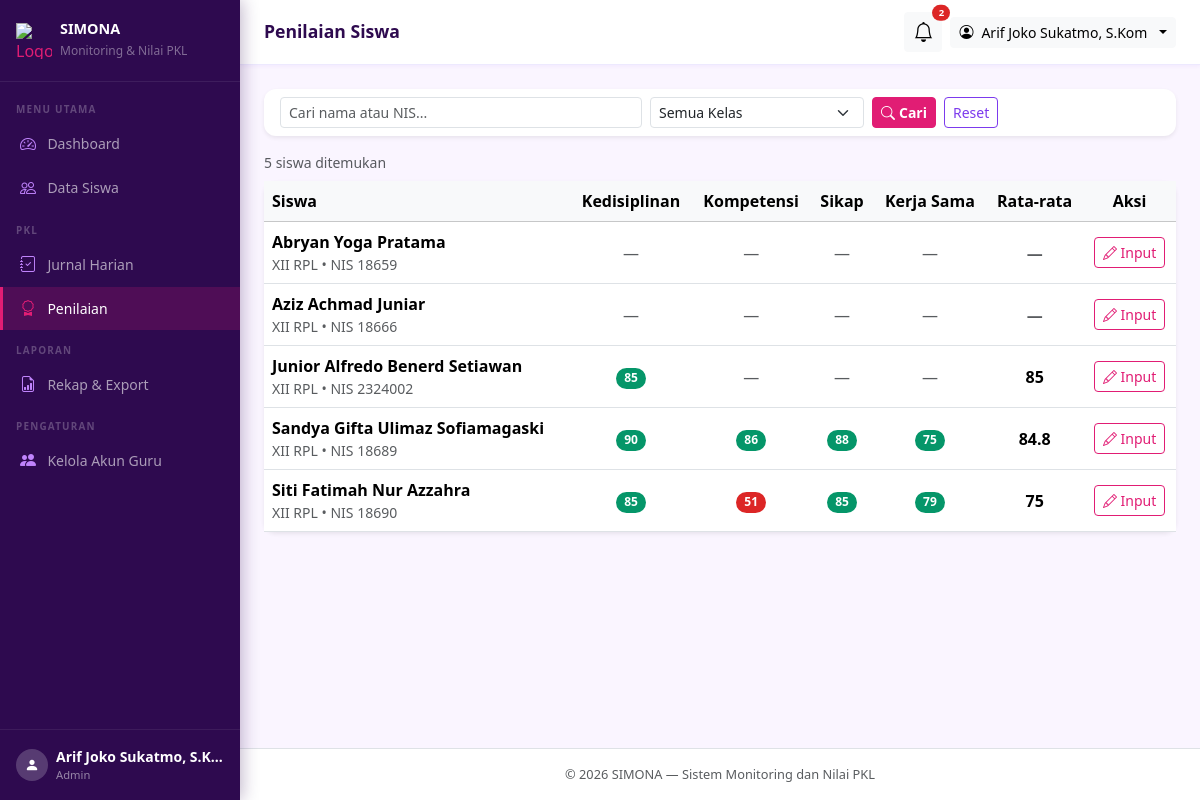
/admin/nilai/index.php (signed in), run on the app's committed database.
### tables this page shows
CREATE TABLE `siswa` (
  `id` int(10) unsigned NOT NULL AUTO_INCREMENT,
  `user_id` int(10) unsigned NOT NULL COMMENT 'Relasi ke users.id (akun siswa)',
  `nis` varchar(20) NOT NULL COMMENT 'Nomor Induk Siswa',
  `kelas` varchar(20) NOT NULL COMMENT 'Contoh: XII RPL 1',
  `tempat_pkl` varchar(150) NOT NULL COMMENT 'Nama perusahaan/instansi',
  `alamat_pkl` varchar(255) DEFAULT NULL COMMENT 'Alamat tempat PKL, boleh kosong',
  `nama_pembimbing_industri` varchar(100) NOT NULL COMMENT 'Mentor di tempat PKL, hanya data',
  `no_hp_pembimbing_industri` varchar(20) DEFAULT NULL COMMENT 'Boleh kosong',
  `guru_pembimbing_id` int(10) unsigned NOT NULL COMMENT 'Relasi ke users.id (guru/admin)',
  `tgl_mulai` date NOT NULL,
  `tgl_selesai` date NOT NULL COMMENT 'Tidak boleh sebelum tgl_mulai',
  PRIMARY KEY (`id`),
  UNIQUE KEY `uq_nis` (`nis`),
  UNIQUE KEY `uq_user_id` (`user_id`),
  KEY `idx_guru_pembimbing` (`guru_pembimbing_id`),
  KEY `idx_kelas` (`kelas`),
  CONSTRAINT `fk_siswa_guru` FOREIGN KEY (`guru_pembimbing_id`) REFERENCES `users` (`id`),
  CONSTRAINT `fk_siswa_user` FOREIGN KEY (`user_id`) REFERENCES `users` (`id`) ON DELETE CASCADE
);

CREATE TABLE `users` (
  `id` int(10) unsigned NOT NULL AUTO_INCREMENT,
  `nama` varchar(100) NOT NULL,
  `username` varchar(50) NOT NULL,
  `password` varchar(255) NOT NULL COMMENT 'Hasil password_hash(), bukan teks asli',
  `role` enum('admin','siswa') NOT NULL DEFAULT 'siswa',
  `created_at` timestamp NOT NULL DEFAULT current_timestamp(),
  PRIMARY KEY (`id`),
  UNIQUE KEY `uq_username` (`username`)
);

### includes/functions.php (called while the page is built, shortened)
<?php
function e(string $string): string
{
    return htmlspecialchars($string, ENT_QUOTES, 'UTF-8');
}

### admin/nilai/index.php (the view, shortened to what this page needs)
<?php
require_once __DIR__ . '/../../includes/functions.php';
$db = get_db();
$aspek_list = ['Kedisiplinan', 'Kompetensi', 'Sikap', 'Kerja Sama'];
$cari  = trim($_GET['cari'] ?? '');
$page  = max(1, (int)($_GET['page'] ?? 1));
$per_page = 10;
$offset   = ($page - 1) * $per_page;
$where  = 'WHERE 1=1';
$params = [];
$cnt_stmt = $db->prepare("SELECT COUNT(*) FROM siswa s JOIN users u ON s.user_id=u.id $where");
$cnt_stmt->execute($params);
$total = (int)$cnt_stmt->fetchColumn();
$stmt = $db->prepare("
    SELECT s.id, s.nis, s.kelas, s.tempat_pkl, u.nama AS nama_siswa
    FROM siswa s
    JOIN users u ON s.user_id = u.id
    $where
    ORDER BY s.kelas, u.nama
    LIMIT $per_page OFFSET $offset
");
$stmt->execute($params);
$siswa_list = $stmt->fetchAll();
$siswa_ids = array_column($siswa_list, 'id');
$nilai_map = [];
if (!empty($siswa_ids)) {
    $in = implode(',', array_fill(0, count($siswa_ids), '?'));
    $n_stmt = $db->prepare("SELECT siswa_id, aspek_penilaian, nilai FROM nilai WHERE siswa_id IN ($in)");
    $n_stmt->execute($siswa_ids);
    foreach ($n_stmt->fetchAll() as $n) {
        $nilai_map[$n['siswa_id']][$n['aspek_penilaian']] = $n['nilai'];
    }
}
require_once __DIR__ . '/../../includes/header.php';
?>
<div class="card border-0 shadow-sm mb-3">
  <div class="card-body py-2">
    <form method="GET" class="row g-2 align-items-end">
      <div class="col-12 col-md-5">
        <input type="text" name="cari" class="form-control form-control-sm"
               placeholder="Cari nama atau NIS..."
               value="<?= e($cari) ?>">
      </div>
      <div class="col-6 col-md-3">
        <select name="kelas" class="form-select form-select-sm">
          <option value="">Semua Kelas</option>
        </select>
      </div>
      <div class="col-6 col-md-4 d-flex gap-2">
        <button type="submit" class="btn btn-primary btn-sm"><i class="bi bi-search me-1"></i>Cari</button>
        <a href="<?= APP_URL ?>/admin/nilai/index.php" class="btn btn-outline-secondary btn-sm">Reset</a>
      </div>
    </form>
  </div>
</div>
<p class="text-muted small mb-2"><?= $total ?> siswa ditemukan</p>
<div class="card border-0 shadow-sm">
  <div class="card-body p-0">
    <?php if (empty($siswa_list)): ?>
      <div class="text-center py-5 text-muted">
        <i class="bi bi-search fs-3 d-block mb-2"></i>Tidak ada siswa ditemukan.
      </div>
    <?php else: ?>
      <div class="table-responsive">
        <table class="table table-hover align-middle mb-0">
          <thead class="table-light">
            <tr>
              <th>Siswa</th>
              <?php foreach ($aspek_list as $a): ?>
                <th class="text-center"><?= e($a) ?></th>
              <?php endforeach; ?>
              <th class="text-center">Rata-rata</th>
              <th class="text-center">Aksi</th>
            </tr>
          </thead>
          <tbody>
            <?php foreach ($siswa_list as $s): ?>
            <?php
              $nilai_siswa = $nilai_map[$s['id']] ?? [];
              $semua = array_values($nilai_siswa);
              $rata  = empty($semua) ? null : round(array_sum($semua)/count($semua), 1);
            ?>
            <tr>
              <td>
                <div class="fw-semibold"><?= e($s['nama_siswa']) ?></div>
                <div class="text-muted small"><?= e($s['kelas']) ?> &bull; NIS <?= e($s['nis']) ?></div>
              </td>
              <?php foreach ($aspek_list as $a): ?>
                <td class="text-center">
                  <?php if (isset($nilai_siswa[$a])): ?>
                    <span class="badge <?= $nilai_siswa[$a] >= 75 ? 'bg-success' : 'bg-danger' ?> rounded-pill">
                      <?= $nilai_siswa[$a] ?>
                    </span>
                  <?php else: ?>
                    <span class="text-muted">—</span>
                  <?php endif; ?>
                </td>
              <?php endforeach; ?>
              <td class="text-center fw-bold">
                <?= $rata !== null ? $rata : '<span class="text-muted">—</span>' ?>
              </td>
              <td class="text-center">
                <a href="<?= APP_URL ?>/admin/nilai/form.php?siswa_id=<?= $s['id'] ?>"
                   class="btn btn-sm btn-outline-primary">
                  <i class="bi bi-pencil"></i> Input
                </a>
              </td>
            </tr>
            <?php endforeach; ?>
          </tbody>
        </table>
      </div>
    <?php endif; ?>
  </div>
</div>
<?php require_once __DIR__ . '/../../includes/footer.php'; ?>

### includes/header.php (style rules this page uses)
:root { --sidebar-width: 240px; --primary: #2E0A4F; --accent: #E11D74; --accent-soft: #7C3AED; --accent-light: rgba(225,29,116,0.1); --accent-soft-light: rgba(124,58,237,0.1); }
body { background: #FAF5FF; font-family: 'Segoe UI', sans-serif; }
.btn-primary { background: var(--accent) !important; border-color: var(--accent) !important; color: #fff !important; font-weight: 600 !important; }
.btn-outline-primary { color: var(--accent) !important; border-color: var(--accent) !important; }
.btn-outline-secondary { color: var(--accent-soft) !important; border-color: var(--accent-soft) !important; }
.badge.bg-success { background: #059669 !important; }
.badge.bg-danger { background: #dc2626 !important; }
a { color: var(--accent-soft); }
.card { border-radius: 12px !important; }

### data on the page
siswa: user.nama "Abryan Yoga Pratama", kelas "XII RPL", nis "18659"
siswa: user.nama "Aziz Achmad Juniar", kelas "XII RPL", nis "18666"
siswa: user.nama "Junior Alfredo Benerd Setiawan", kelas "XII RPL", nis "2324002", id "85"
siswa: user.nama "Sandya Gifta Ulimaz Sofiamagaski", kelas "XII RPL", nis "18689", id "90", id "86", id "88", id "75", id "84.8"
siswa: user.nama "Siti Fatimah Nur Azzahra", kelas "XII RPL", nis "18690", id "85", id "51", id "79", id "75"

### other printed values
$user['nama'] "Arif Joko Sukatmo, S.K…"
$page_title "Penilaian Siswa"
$pending_count "2"
$user['nama'] "Arif Joko Sukatmo, S.Kom"
$total "5"
$a "Kedisiplinan"
$a "Kompetensi"
$a "Sikap"
$a "Kerja Sama"
